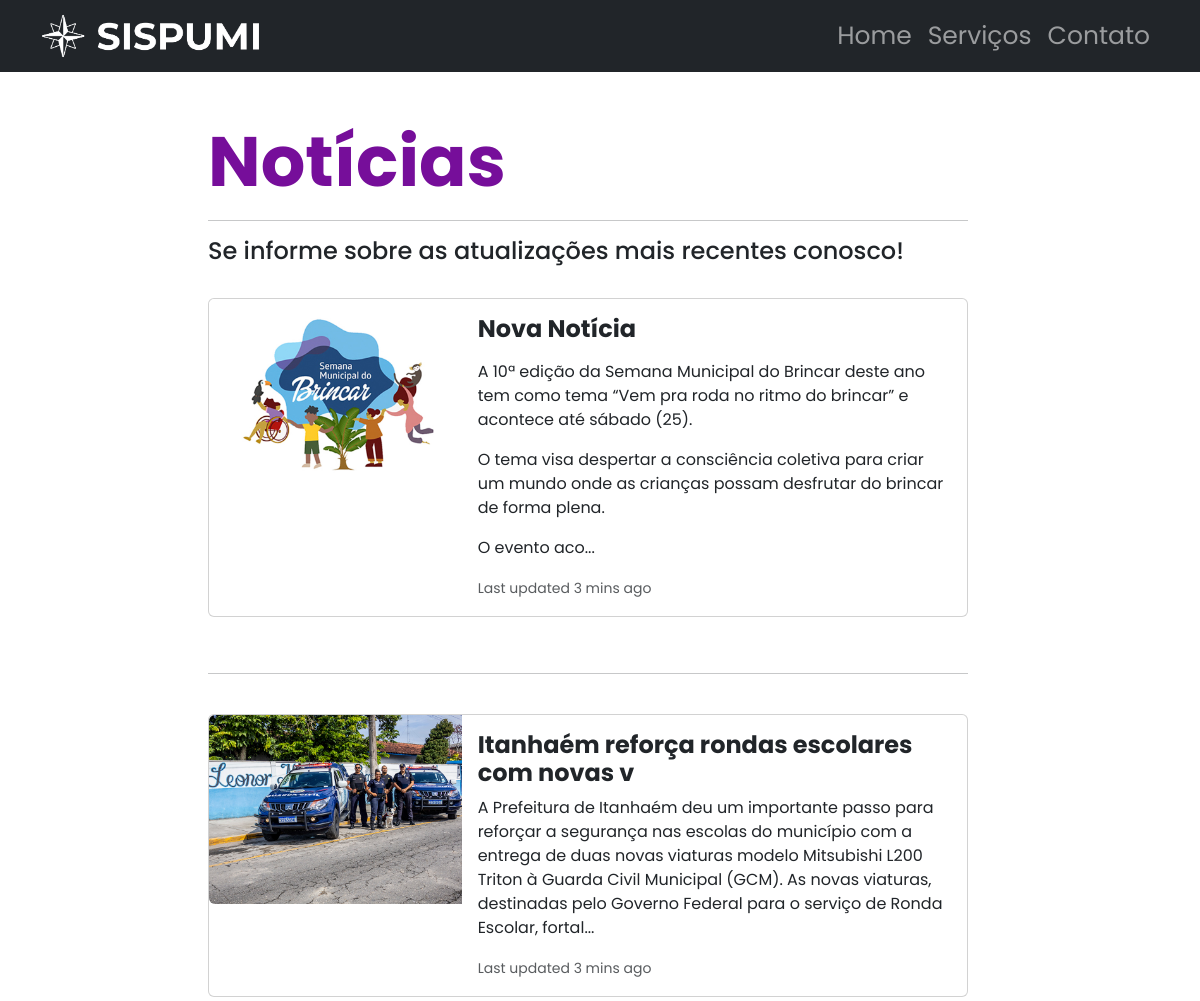
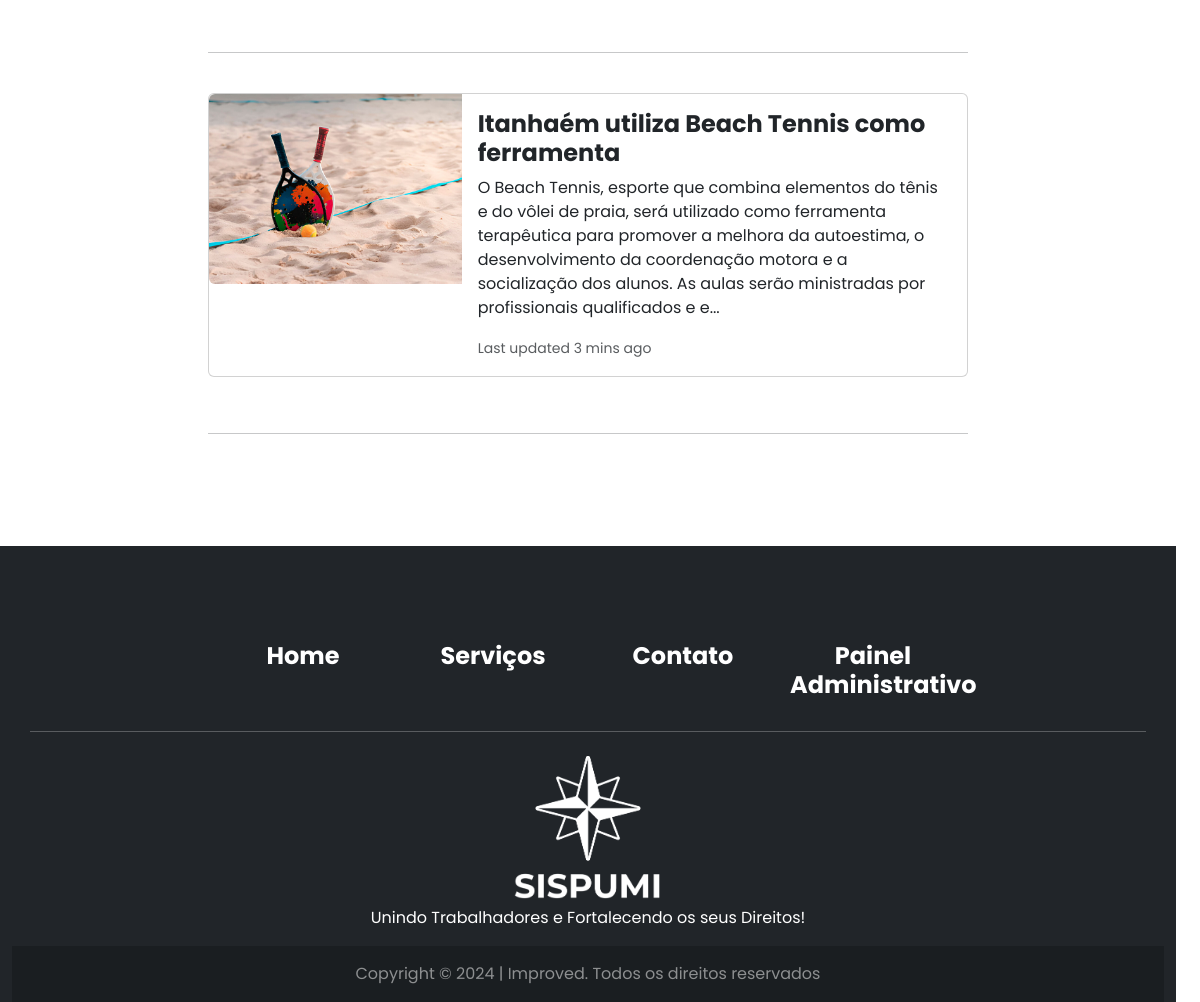
The app's page /todasNoticias.php with its own data (2 pictures, top to bottom).
### tables this page shows
CREATE TABLE IF NOT EXISTS `noticia` (
  `id_noticia` int(11) NOT NULL AUTO_INCREMENT,
  `titulo_noticia` varchar(45) NOT NULL,
  `texto_noticia` text NOT NULL,
  `imagem_noticia` text NOT NULL,
  `link_noticia` text,
  `status_noticia` int(11) NOT NULL,
  `adm_id_adm` int(11) DEFAULT NULL,
  PRIMARY KEY (`id_noticia`),
  KEY `adm_id_adm` (`adm_id_adm`)
);

### todasNoticias.php (the view, shortened to what this page needs)
<?php
  include('conexao.php');
  $sql2 = 'SELECT * FROM noticia WHERE status_noticia = 1 ORDER BY id_noticia DESC';
?>
<!DOCTYPE html>
<html>
<head>
	<link rel="stylesheet" type="text/css" href="css/bootstrap.min.css">
</head>
<body>
<nav class="navbar navbar-expand-lg navbar-dark bg-dark static-top">
  <div class="container">
    <a class="navbar-brand" href="./index.php">
      <img src="./img/logo.png" alt="..." height="46">
    </a>
    <div class="collapse navbar-collapse" id="navbarSupportedContent">
      <ul class="navbar-nav ms-auto">
        <li class="nav-item">
          <a class="nav-link" aria-current="page" href="./index.php" style="font-size: 25px;">Home</a>
        </li>
        <li class="nav-item">
          <a class="nav-link" href="./servicos.php" style="font-size: 25px;">Serviços</a>
        </li>
        <li class="nav-item">
          <a class="nav-link" href="./contato.php" style="font-size: 25px;">Contato</a>
        </li>
      </ul>
    </div>
  </div>
</nav>
<br>
<div class="row container-fluid">
  <div class="col-sm-2"></div>
  <div class="col-sm-8">
    <br>
    <h1 style="font-size: 70px; color: #760E9A;"><strong>Notícias</strong></h1>
    <hr>
    <h4>Se informe sobre as atualizações mais recentes conosco!</h4>
    <br>
    <?php
$executa = $con->query($sql2);
  if($executa -> fetch_array() == ""){
    echo
      '';
  }else{
    $executa = $con->query($sql2);
    while($noticia = $executa -> fetch_array()){
      $texto_noticia = $noticia['texto_noticia'];
      $texto_noticia = strlen($texto_noticia) > 300 ? substr($texto_noticia, 0, 300) . "..." : $texto_noticia;
      echo
      '<a href="noticias.php?id_noticia='.$noticia['id_noticia'].'"><div class="card mb-3" style="max-width: 1440px;">
      <div class="row g-0">
        <div class="col-md-4">
          <img src="'.$noticia['imagem_noticia'].'" class="img-fluid rounded-start" alt="...">
        </div>
        <div class="col-md-8">
          <div class="card-body">
            <h4 class="card-title"><strong>'.$noticia['titulo_noticia'].'</strong></h4>
            <p class="card-text">'.$texto_noticia.'</p>
            <p class="card-text"><small class="text-body-secondary">Last updated 3 mins ago</small></p>
          </div>
        </div>
      </div>
    </div></a>
    <br>
    <hr>
    <br>';
    }
  }
?>
    <br>
    <br>
    <br>
</div>
<footer class="text-center text-white bg-dark">
    <div class="container">
      <section class="mt-5">
        <div class="row text-center d-flex justify-content-center pt-5">
          <div class="col-md-2">
            <h4 class="font-weight-bold">
              <a href="./index.php" class="text-white"><strong>Home</strong></a>
            </h4>
          </div>
          <div class="col-md-2">
            <h4 class="font-weight-bold">
              <a href="./servicos.php" class="text-white"><strong>Serviços</strong></a>
            </h4>
          </div>
          <div class="col-md-2">
            <h4 class="font-weight-bold">
              <a href="./contato.php" class="text-white"><strong>Contato</strong></a>
            </h4>
          </div>
          <div class="col-md-2">
            <h4 class="font-weight-bold">
              <a href="./login.php" class="text-white"><strong>Painel Administrativo</strong></a>
            </h4>
          </div>
        </div>
      </section>
      <hr class="my-4" />
        <div class="row d-flex justify-content-center">
          <div class="col-lg-8 text-white">
            <img src="./img/logo1.png" alt="..." height="150">
            <p>
               Unindo Trabalhadores e Fortalecendo os seus Direitos!
            </p>
          </div>
        </div>
    </div>
    <div
         class="text-center p-3 text-white-50"
         style="background-color: rgba(0, 0, 0, 0.2)"
         >
      Copyright © 2024 | Improved. Todos os direitos reservados
    </div>
  </footer>
</body>
</html>

### todasNoticias.php (style rules this page uses)
body { font-family: poppins; }
a { text-decoration: none; color: inherit; }

### records on screen
noticia: imagem_noticia (picture), titulo_noticia "Nova Notícia", texto_noticia "A 10ª edição da Semana Municipal do Brincar deste ano tem como tema “Vem pra roda no ritmo do brincar” e acontece até sábado (25). O tema visa despertar a consciência coletiva para criar um mundo onde as crianças possam desfrutar do brincar de forma plena. O evento aco..."
noticia: imagem_noticia (picture), titulo_noticia "Itanhaém reforça rondas escolares com novas v", texto_noticia "A Prefeitura de Itanhaém deu um importante passo para reforçar a segurança nas escolas do município com a entrega de duas novas viaturas modelo Mitsubishi L200 Triton à Guarda Civil Municipal (GCM). As novas viaturas, destinadas pelo Governo Federal para o serviço de Ronda Escolar, fortal..."
noticia: imagem_noticia (picture), titulo_noticia "Itanhaém utiliza Beach Tennis como ferramenta", texto_noticia "O Beach Tennis, esporte que combina elementos do tênis e do vôlei de praia, será utilizado como ferramenta terapêutica para promover a melhora da autoestima, o desenvolvimento da coordenação motora e a socialização dos alunos. As aulas serão ministradas por profissionais qualificados e e..."
